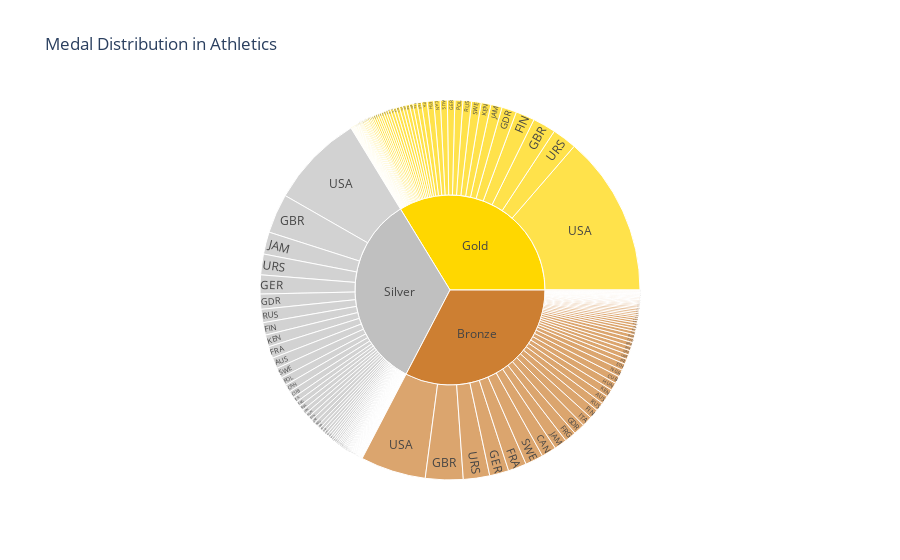
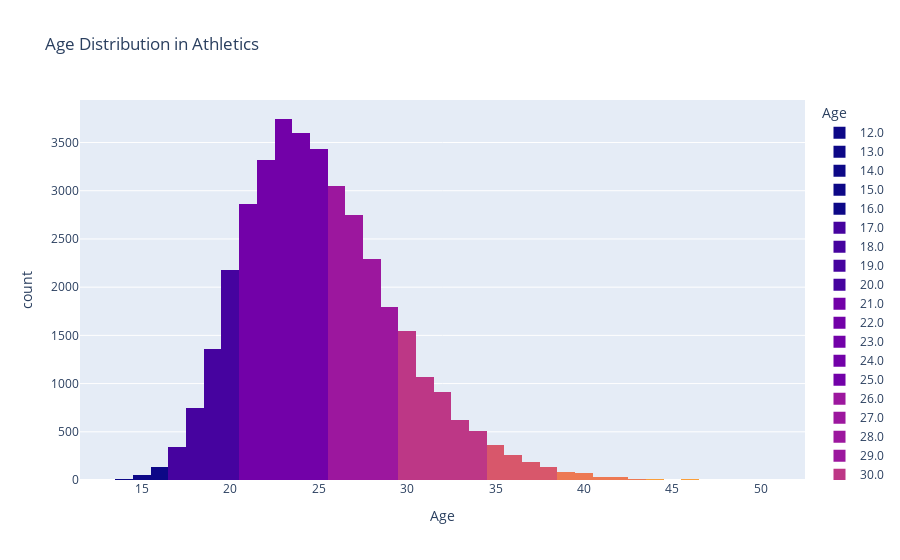
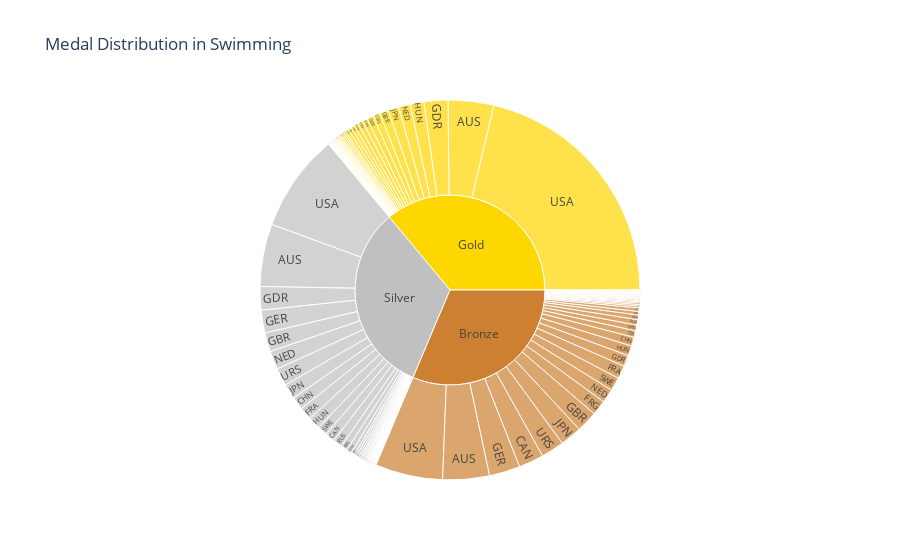
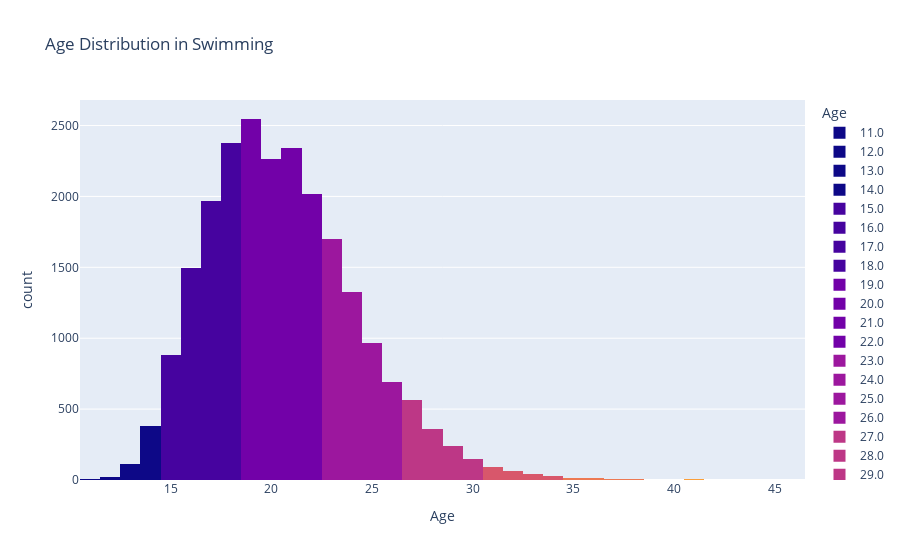

The notebook cell these images were saved under, in order:
### Code cell
sport_data = data_athletes[data_athletes['Sport'].isin(choosen_sports)]

def visualize_medal_distribution(sport, data):
    # Filter data for the selected sport and valid medals
    sport_medals = data[(data['Sport'] == sport) & data['Medal'].notnull()]

    # Group by Medal and NOC, then count the number of medals
    medal_counts = sport_medals.groupby(['Medal', 'NOC']).size().reset_index(name='Counts')
    # Define a custom color scale
    medal_color_scale = {'Gold': 'gold', 'Silver': 'silver', 'Bronze': '#cd7f32'}
    # Create a sunburst chart
    medal_count_fig = px.sunburst(
        medal_counts, 
        path=['Medal', 'NOC'],  # Hierarchical levels: Medal type, then NOC
        values='Counts',        # Size of each segment
        color='Medal',            # Color by NOC
        color_discrete_map=medal_color_scale,
        title=f"Medal Distribution in {sport}"
    )
    return medal_count_fig
# Function for age distribution
def visualize_age_distribution(sport, data):
    sport_ages = data[data['Sport'] == sport]['Age'].dropna().sort_values()
    max_age = sport_ages.max()
    min_age = sport_ages.min()

    # Create a custom color map for ages
    unique_ages = sport_ages.unique()
    color_scale = px.colors.sequential.Plasma
    age_colors = {age: color_scale[int((age - min_age) / (max_age - min_age) * (len(color_scale) - 1))] for age in unique_ages}

    # Represent each age with a unique color and bin
    age_histogram_fig = px.histogram(
        sport_ages, x='Age',
        nbins=int(max_age - min_age + 1),  # Set bins for each age
        color='Age',
        color_discrete_map=age_colors,
        labels={'value':'Number of Athletes', 'Age':'Age'},
        title=f'Age Distribution in {sport}'
    )

    return age_histogram_fig



# Create and display graphs for 'Athletics'
medal_distribution_fig = visualize_medal_distribution('Athletics', sport_data)
age_distribution_fig = visualize_age_distribution('Athletics', sport_data)
medal_distribution_fig.show()
age_distribution_fig.show()

# Create and display graphs for 'Swimming'
medal_distribution_fig = visualize_medal_distribution('Swimming', sport_data)
age_distribution_fig = visualize_age_distribution('Swimming', sport_data)
medal_distribution_fig.show()
age_distribution_fig.show()

# Create and display graphs for 'Gymnastics'
medal_distribution_fig = visualize_medal_distribution('Gymnastics', sport_data)
age_distribution_fig = visualize_age_distribution('Gymnastics', sport_data)
medal_distribution_fig.show()
age_distribution_fig.show()

### Figure 1 — Plotly figure (JSON) as saved in the notebook; plotly's stock layout.template omitted (floating-point values rounded to 4 significant figures; data arrays with more than 128 entries replaced by an {"elided": "..."} marker saying what was removed)
{"data": [{"branchvalues": "total", "customdata": {"elided": "224x1 str values"}, "domain": {"x": [0, 1], "y": [0, 1]}, "hovertemplate": "labels=%{label}<br>Counts=%{value}<br>parent=%{parent}<br>id=%{id}<br>Medal=%{customdata[0]}<extra></extra>", "ids": {"elided": "224 str values"}, "labels": {"elided": "224 str values"}, "marker": {"colors": {"elided": "224 str values"}}, "name": "", "parents": {"elided": "224 str values"}, "type": "sunburst", "values": {"elided": "224 int values"}}], "layout": {"legend": {"tracegroupgap": 0}, "title": {"text": "Medal Distribution in Athletics"}}}

### Figure 2 — Plotly figure (JSON) as saved in the notebook; plotly's stock layout.template omitted (floating-point values rounded to 4 significant figures; data arrays with more than 128 entries replaced by an {"elided": "..."} marker saying what was removed)
{"data": [{"alignmentgroup": "True", "bingroup": "x", "hovertemplate": "Age=%{x}<br>count=%{y}<extra></extra>", "legendgroup": "12.0", "marker": {"color": "#0d0887", "pattern": {"shape": ""}}, "name": "12.0", "nbinsx": 41, "offsetgroup": "12.0", "orientation": "v", "showlegend": true, "type": "histogram", "x": [12, 12], "xaxis": "x", "yaxis": "y"}, {"alignmentgroup": "True", "bingroup": "x", "hovertemplate": "Age=%{x}<br>count=%{y}<extra></extra>", "legendgroup": "13.0", "marker": {"color": "#0d0887", "pattern": {"shape": ""}}, "name": "13.0", "nbinsx": 41, "offsetgroup": "13.0", "orientation": "v", "showlegend": true, "type": "histogram", "x": [13, 13], "xaxis": "x", "yaxis": "y"}, {"alignmentgroup": "True", "bingroup": "x", "hovertemplate": "Age=%{x}<br>count=%{y}<extra></extra>", "legendgroup": "14.0", "marker": {"color": "#0d0887", "pattern": {"shape": ""}}, "name": "14.0", "nbinsx": 41, "offsetgroup": "14.0", "orientation": "v", "showlegend": true, "type": "histogram", "x": [14, 14, 14, 14, 14, 14], "xaxis": "x", "yaxis": "y"}, {"alignmentgroup": "True", "bingroup": "x", "hovertemplate": "Age=%{x}<br>count=%{y}<extra></extra>", "legendgroup": "15.0", "marker": {"color": "#0d0887", "pattern": {"shape": ""}}, "name": "15.0", "nbinsx": 41, "offsetgroup": "15.0", "orientation": "v", "showlegend": true, "type": "histogram", "x": [15, 15, 15, 15, 15, 15, 15, 15, 15, 15, 15, 15, 15, 15, 15, 15, 15, 15, 15, 15, 15, 15, 15, 15, 15, 15, 15, 15, 15, 15, 15, 15, 15, 15, 15, 15, 15, 15, 15, 15, 15, 15, 15, 15, 15, 15, 15, 15, 15], "xaxis": "x", "yaxis": "y"}, {"alignmentgroup": "True", "bingroup": "x", "hovertemplate": "Age=%{x}<br>count=%{y}<extra></extra>", "legendgroup": "16.0", "marker": {"color": "#0d0887", "pattern": {"shape": ""}}, "name": "16.0", "nbinsx": 41, "offsetgroup": "16.0", "orientation": "v", "showlegend": true, "type": "histogram", "x": {"elided": "137 int values"}, "xaxis": "x", "yaxis": "y"}, {"alignmentgroup": "True", "bingroup": "x", "hovertemplate": "Age=%{x}<br>count=%{y}<extra></extra>", "legendgroup": "17.0", "marker": {"color": "#46039f", "pattern": {"shape": ""}}, "name": "17.0", "nbinsx": 41, "offsetgroup": "17.0", "orientation": "v", "showlegend": true, "type": "histogram", "x": {"elided": "346 int values"}, "xaxis": "x", "yaxis": "y"}, {"alignmentgroup": "True", "bingroup": "x", "hovertemplate": "Age=%{x}<br>count=%{y}<extra></extra>", "legendgroup": "18.0", "marker": {"color": "#46039f", "pattern": {"shape": ""}}, "name": "18.0", "nbinsx": 41, "offsetgroup": "18.0", "orientation": "v", "showlegend": true, "type": "histogram", "x": {"elided": "743 int values"}, "xaxis": "x", "yaxis": "y"}, {"alignmentgroup": "True", "bingroup": "x", "hovertemplate": "Age=%{x}<br>count=%{y}<extra></extra>", "legendgroup": "19.0", "marker": {"color": "#46039f", "pattern": {"shape": ""}}, "name": "19.0", "nbinsx": 41, "offsetgroup": "19.0", "orientation": "v", "showlegend": true, "type": "histogram", "x": {"elided": "1354 int values"}, "xaxis": "x", "yaxis": "y"}, {"alignmentgroup": "True", "bingroup": "x", "hovertemplate": "Age=%{x}<br>count=%{y}<extra></extra>", "legendgroup": "20.0", "marker": {"color": "#46039f", "pattern": {"shape": ""}}, "name": "20.0", "nbinsx": 41, "offsetgroup": "20.0", "orientation": "v", "showlegend": true, "type": "histogram", "x": {"elided": "2177 int values"}, "xaxis": "x", "yaxis": "y"}, {"alignmentgroup": "True", "bingroup": "x", "hovertemplate": "Age=%{x}<br>count=%{y}<extra></extra>", "legendgroup": "21.0", "marker": {"color": "#7201a8", "pattern": {"shape": ""}}, "name": "21.0", "nbinsx": 41, "offsetgroup": "21.0", "orientation": "v", "showlegend": true, "type": "histogram", "x": {"elided": "2866 int values"}, "xaxis": "x", "yaxis": "y"}, {"alignmentgroup": "True", "bingroup": "x", "hovertemplate": "Age=%{x}<br>count=%{y}<extra></extra>", "legendgroup": "22.0", "marker": {"color": "#7201a8", "pattern": {"shape": ""}}, "name": "22.0", "nbinsx": 41, "offsetgroup": "22.0", "orientation": "v", "showlegend": true, "type": "histogram", "x": {"elided": "3317 int values"}, "xaxis": "x", "yaxis": "y"}, {"alignmentgroup": "True", "bingroup": "x", "hovertemplate": "Age=%{x}<br>count=%{y}<extra></extra>", "legendgroup": "23.0", "marker": {"color": "#7201a8", "pattern": {"shape": ""}}, "name": "23.0", "nbinsx": 41, "offsetgroup": "23.0", "orientation": "v", "showlegend": true, "type": "histogram", "x": {"elided": "3744 int values"}, "xaxis": "x", "yaxis": "y"}, {"alignmentgroup": "True", "bingroup": "x", "hovertemplate": "Age=%{x}<br>count=%{y}<extra></extra>", "legendgroup": "24.0", "marker": {"color": "#7201a8", "pattern": {"shape": ""}}, "name": "24.0", "nbinsx": 41, "offsetgroup": "24.0", "orientation": "v", "showlegend": true, "type": "histogram", "x": {"elided": "3597 int values"}, "xaxis": "x", "yaxis": "y"}, {"alignmentgroup": "True", "bingroup": "x", "hovertemplate": "Age=%{x}<br>count=%{y}<extra></extra>", "legendgroup": "25.0", "marker": {"color": "#7201a8", "pattern": {"shape": ""}}, "name": "25.0", "nbinsx": 41, "offsetgroup": "25.0", "orientation": "v", "showlegend": true, "type": "histogram", "x": {"elided": "3431 int values"}, "xaxis": "x", "yaxis": "y"}, {"alignmentgroup": "True", "bingroup": "x", "hovertemplate": "Age=%{x}<br>count=%{y}<extra></extra>", "legendgroup": "26.0", "marker": {"color": "#9c179e", "pattern": {"shape": ""}}, "name": "26.0", "nbinsx": 41, "offsetgroup": "26.0", "orientation": "v", "showlegend": true, "type": "histogram", "x": {"elided": "3045 int values"}, "xaxis": "x", "yaxis": "y"}, {"alignmentgroup": "True", "bingroup": "x", "hovertemplate": "Age=%{x}<br>count=%{y}<extra></extra>", "legendgroup": "27.0", "marker": {"color": "#9c179e", "pattern": {"shape": ""}}, "name": "27.0", "nbinsx": 41, "offsetgroup": "27.0", "orientation": "v", "showlegend": true, "type": "histogram", "x": {"elided": "2747 int values"}, "xaxis": "x", "yaxis": "y"}, {"alignmentgroup": "True", "bingroup": "x", "hovertemplate": "Age=%{x}<br>count=%{y}<extra></extra>", "legendgroup": "28.0", "marker": {"color": "#9c179e", "pattern": {"shape": ""}}, "name": "28.0", "nbinsx": 41, "offsetgroup": "28.0", "orientation": "v", "showlegend": true, "type": "histogram", "x": {"elided": "2288 int values"}, "xaxis": "x", "yaxis": "y"}, {"alignmentgroup": "True", "bingroup": "x", "hovertemplate": "Age=%{x}<br>count=%{y}<extra></extra>", "legendgroup": "29.0", "marker": {"color": "#9c179e", "pattern": {"shape": ""}}, "name": "29.0", "nbinsx": 41, "offsetgroup": "29.0", "orientation": "v", "showlegend": true, "type": "histogram", "x": {"elided": "1795 int values"}, "xaxis": "x", "yaxis": "y"}, {"alignmentgroup": "True", "bingroup": "x", "hovertemplate": "Age=%{x}<br>count=%{y}<extra></extra>", "legendgroup": "30.0", "marker": {"color": "#bd3786", "pattern": {"shape": ""}}, "name": "30.0", "nbinsx": 41, "offsetgroup": "30.0", "orientation": "v", "showlegend": true, "type": "histogram", "x": {"elided": "1545 int values"}, "xaxis": "x", "yaxis": "y"}, {"alignmentgroup": "True", "bingroup": "x", "hovertemplate": "Age=%{x}<br>count=%{y}<extra></extra>", "legendgroup": "31.0", "marker": {"color": "#bd3786", "pattern": {"shape": ""}}, "name": "31.0", "nbinsx": 41, "offsetgroup": "31.0", "orientation": "v", "showlegend": true, "type": "histogram", "x": {"elided": "1067 int values"}, "xaxis": "x", "yaxis": "y"}, {"alignmentgroup": "True", "bingroup": "x", "hovertemplate": "Age=%{x}<br>count=%{y}<extra></extra>", "legendgroup": "32.0", "marker": {"color": "#bd3786", "pattern": {"shape": ""}}, "name": "32.0", "nbinsx": 41, "offsetgroup": "32.0", "orientation": "v", "showlegend": true, "type": "histogram", "x": {"elided": "915 int values"}, "xaxis": "x", "yaxis": "y"}, {"alignmentgroup": "True", "bingroup": "x", "hovertemplate": "Age=%{x}<br>count=%{y}<extra></extra>", "legendgroup": "33.0", "marker": {"color": "#bd3786", "pattern": {"shape": ""}}, "name": "33.0", "nbinsx": 41, "offsetgroup": "33.0", "orientation": "v", "showlegend": true, "type": "histogram", "x": {"elided": "620 int values"}, "xaxis": "x", "yaxis": "y"}, {"alignmentgroup": "True", "bingroup": "x", "hovertemplate": "Age=%{x}<br>count=%{y}<extra></extra>", "legendgroup": "34.0", "marker": {"color": "#bd3786", "pattern": {"shape": ""}}, "name": "34.0", "nbinsx": 41, "offsetgroup": "34.0", "orientation": "v", "showlegend": true, "type": "histogram", "x": {"elided": "504 int values"}, "xaxis": "x", "yaxis": "y"}, {"alignmentgroup": "True", "bingroup": "x", "hovertemplate": "Age=%{x}<br>count=%{y}<extra></extra>", "legendgroup": "35.0", "marker": {"color": "#d8576b", "pattern": {"shape": ""}}, "name": "35.0", "nbinsx": 41, "offsetgroup": "35.0", "orientation": "v", "showlegend": true, "type": "histogram", "x": {"elided": "362 int values"}, "xaxis": "x", "yaxis": "y"}, {"alignmentgroup": "True", "bingroup": "x", "hovertemplate": "Age=%{x}<br>count=%{y}<extra></extra>", "legendgroup": "36.0", "marker": {"color": "#d8576b", "pattern": {"shape": ""}}, "name": "36.0", "nbinsx": 41, "offsetgroup": "36.0", "orientation": "v", "showlegend": true, "type": "histogram", "x": {"elided": "258 int values"}, "xaxis": "x", "yaxis": "y"}, {"alignmentgroup": "True", "bingroup": "x", "hovertemplate": "Age=%{x}<br>count=%{y}<extra></extra>", "legendgroup": "37.0", "marker": {"color": "#d8576b", "pattern": {"shape": ""}}, "name": "37.0", "nbinsx": 41, "offsetgroup": "37.0", "orientation": "v", "showlegend": true, "type": "histogram", "x": {"elided": "182 int values"}, "xaxis": "x", "yaxis": "y"}, {"alignmentgroup": "True", "bingroup": "x", "hovertemplate": "Age=%{x}<br>count=%{y}<extra></extra>", "legendgroup": "38.0", "marker": {"color": "#d8576b", "pattern": {"shape": ""}}, "name": "38.0", "nbinsx": 41, "offsetgroup": "38.0", "orientation": "v", "showlegend": true, "type": "histogram", "x": {"elided": "137 int values"}, "xaxis": "x", "yaxis": "y"}, {"alignmentgroup": "True", "bingroup": "x", "hovertemplate": "Age=%{x}<br>count=%{y}<extra></extra>", "legendgroup": "39.0", "marker": {"color": "#ed7953", "pattern": {"shape": ""}}, "name": "39.0", "nbinsx": 41, "offsetgroup": "39.0", "orientation": "v", "showlegend": true, "type": "histogram", "x": [39, 39, 39, 39, 39, 39, 39, 39, 39, 39, 39, 39, 39, 39, 39, 39, 39, 39, 39, 39, 39, 39, 39, 39, 39, 39, 39, 39, 39, 39, 39, 39, 39, 39, 39, 39, 39, 39, 39, 39, 39, 39, 39, 39, 39, 39, 39, 39, 39, 39, 39, 39, 39, 39, 39, 39, 39, 39, 39, 39, 39, 39, 39, 39, 39, 39, 39, 39, 39, 39, 39, 39, 39, 39, 39, 39, 39, 39, 39, 39, 39, 39, 39, 39], "xaxis": "x", "yaxis": "y"}, {"alignmentgroup": "True", "bingroup": "x", "hovertemplate": "Age=%{x}<br>count=%{y}<extra></extra>", "legendgroup": "40.0", "marker": {"color": "#ed7953", "pattern": {"shape": ""}}, "name": "40.0", "nbinsx": 41, "offsetgroup": "40.0", "orientation": "v", "showlegend": true, "type": "histogram", "x": [40, 40, 40, 40, 40, 40, 40, 40, 40, 40, 40, 40, 40, 40, 40, 40, 40, 40, 40, 40, 40, 40, 40, 40, 40, 40, 40, 40, 40, 40, 40, 40, 40, 40, 40, 40, 40, 40, 40, 40, 40, 40, 40, 40, 40, 40, 40, 40, 40, 40, 40, 40, 40, 40, 40, 40, 40, 40, 40, 40, 40, 40, 40, 40, 40, 40, 40, 40, 40, 40, 40, 40], "xaxis": "x", "yaxis": "y"}, {"alignmentgroup": "True", "bingroup": "x", "hovertemplate": "Age=%{x}<br>count=%{y}<extra></extra>", "legendgroup": "41.0", "marker": {"color": "#ed7953", "pattern": {"shape": ""}}, "name": "41.0", "nbinsx": 41, "offsetgroup": "41.0", "orientation": "v", "showlegend": true, "type": "histogram", "x": [41, 41, 41, 41, 41, 41, 41, 41, 41, 41, 41, 41, 41, 41, 41, 41, 41, 41, 41, 41, 41, 41, 41, 41, 41, 41, 41, 41, 41, 41, 41, 41, 41, 41, 41], "xaxis": "x", "yaxis": "y"}, {"alignmentgroup": "True", "bingroup": "x", "hovertemplate": "Age=%{x}<br>count=%{y}<extra></extra>", "legendgroup": "42.0", "marker": {"color": "#ed7953", "pattern": {"shape": ""}}, "name": "42.0", "nbinsx": 41, "offsetgroup": "42.0", "orientation": "v", "showlegend": true, "type": "histogram", "x": [42, 42, 42, 42, 42, 42, 42, 42, 42, 42, 42, 42, 42, 42, 42, 42, 42, 42, 42, 42, 42, 42, 42, 42, 42, 42, 42, 42, 42], "xaxis": "x", "yaxis": "y"}, {"alignmentgroup": "True", "bingroup": "x", "hovertemplate": "Age=%{x}<br>count=%{y}<extra></extra>", "legendgroup": "43.0", "marker": {"color": "#ed7953", "pattern": {"shape": ""}}, "name": "43.0", "nbinsx": 41, "offsetgroup": "43.0", "orientation": "v", "showlegend": true, "type": "histogram", "x": [43, 43, 43, 43, 43, 43, 43, 43, 43, 43, 43, 43, 43, 43], "xaxis": "x", "yaxis": "y"}, {"alignmentgroup": "True", "bingroup": "x", "hovertemplate": "Age=%{x}<br>count=%{y}<extra></extra>", "legendgroup": "44.0", "marker": {"color": "#fb9f3a", "pattern": {"shape": ""}}, "name": "44.0", "nbinsx": 41, "offsetgroup": "44.0", "orientation": "v", "showlegend": true, "type": "histogram", "x": [44, 44, 44, 44, 44, 44, 44, 44, 44, 44, 44, 44, 44, 44], "xaxis": "x", "yaxis": "y"}, {"alignmentgroup": "True", "bingroup": "x", "hovertemplate": "Age=%{x}<br>count=%{y}<extra></extra>", "legendgroup": "45.0", "marker": {"color": "#fb9f3a", "pattern": {"shape": ""}}, "name": "45.0", "nbinsx": 41, "offsetgroup": "45.0", "orientation": "v", "showlegend": true, "type": "histogram", "x": [45, 45, 45, 45, 45], "xaxis": "x", "yaxis": "y"}, {"alignmentgroup": "True", "bingroup": "x", "hovertemplate": "Age=%{x}<br>count=%{y}<extra></extra>", "legendgroup": "46.0", "marker": {"color": "#fb9f3a", "pattern": {"shape": ""}}, "name": "46.0", "nbinsx": 41, "offsetgroup": "46.0", "orientation": "v", "showlegend": true, "type": "histogram", "x": [46, 46, 46, 46, 46, 46, 46, 46], "xaxis": "x", "yaxis": "y"}, {"alignmentgroup": "True", "bingroup": "x", "hovertemplate": "Age=%{x}<br>count=%{y}<extra></extra>", "legendgroup": "47.0", "marker": {"color": "#fb9f3a", "pattern": {"shape": ""}}, "name": "47.0", "nbinsx": 41, "offsetgroup": "47.0", "orientation": "v", "showlegend": true, "type": "histogram", "x": [47, 47], "xaxis": "x", "yaxis": "y"}, {"alignmentgroup": "True", "bingroup": "x", "hovertemplate": "Age=%{x}<br>count=%{y}<extra></extra>", "legendgroup": "48.0", "marker": {"color": "#fdca26", "pattern": {"shape": ""}}, "name": "48.0", "nbinsx": 41, "offsetgroup": "48.0", "orientation": "v", "showlegend": true, "type": "histogram", "x": [48, 48, 48, 48, 48], "xaxis": "x", "yaxis": "y"}, {"alignmentgroup": "True", "bingroup": "x", "hovertemplate": "Age=%{x}<br>count=%{y}<extra></extra>", "legendgroup": "49.0", "marker": {"color": "#fdca26", "pattern": {"shape": ""}}, "name": "49.0", "nbinsx": 41, "offsetgroup": "49.0", "orientation": "v", "showlegend": true, "type": "histogram", "x": [49], "xaxis": "x", "yaxis": "y"}, {"alignmentgroup": "True", "bingroup": "x", "hovertemplate": "Age=%{x}<br>count=%{y}<extra></extra>", "legendgroup": "50.0", "marker": {"color": "#fdca26", "pattern": {"shape": ""}}, "name": "50.0", "nbinsx": 41, "offsetgroup": "50.0", "orientation": "v", "showlegend": true, "type": "histogram", "x": [50], "xaxis": "x", "yaxis": "y"}, {"alignmentgroup": "True", "bingroup": "x", "hovertemplate": "Age=%{x}<br>count=%{y}<extra></extra>", "legendgroup": "52.0", "marker": {"color": "#f0f921", "pattern": {"shape": ""}}, "name": "52.0", "nbinsx": 41, "offsetgroup": "52.0", "orientation": "v", "showlegend": true, "type": "histogram", "x": [52], "xaxis": "x", "yaxis": "y"}], "layout": {"barmode": "relative", "legend": {"title": {"text": "Age"}, "tracegroupgap": 0}, "title": {"text": "Age Distribution in Athletics"}, "xaxis": {"anchor": "y", "categoryarray": [12, 13, 14, 15, 16, 17, 18, 19, 20, 21, 22, 23, 24, 25, 26, 27, 28, 29, 30, 31, 32, 33, 34, 35, 36, 37, 38, 39, 40, 41, 42, 43, 44, 45, 46, 47, 48, 49, 50, 52], "categoryorder": "array", "domain": [0, 1], "title": {"text": "Age"}}, "yaxis": {"anchor": "x", "domain": [0, 1], "title": {"text": "count"}}}}

### Figure 3 — Plotly figure (JSON) as saved in the notebook; plotly's stock layout.template omitted (floating-point values rounded to 4 significant figures; data arrays with more than 128 entries replaced by an {"elided": "..."} marker saying what was removed)
{"data": [{"branchvalues": "total", "customdata": {"elided": "133x1 str values"}, "domain": {"x": [0, 1], "y": [0, 1]}, "hovertemplate": "labels=%{label}<br>Counts=%{value}<br>parent=%{parent}<br>id=%{id}<br>Medal=%{customdata[0]}<extra></extra>", "ids": {"elided": "133 str values"}, "labels": {"elided": "133 str values"}, "marker": {"colors": {"elided": "133 str values"}}, "name": "", "parents": {"elided": "133 str values"}, "type": "sunburst", "values": {"elided": "133 int values"}}], "layout": {"legend": {"tracegroupgap": 0}, "title": {"text": "Medal Distribution in Swimming"}}}

### Figure 4 — Plotly figure (JSON) as saved in the notebook; plotly's stock layout.template omitted (floating-point values rounded to 4 significant figures; data arrays with more than 128 entries replaced by an {"elided": "..."} marker saying what was removed)
{"data": [{"alignmentgroup": "True", "bingroup": "x", "hovertemplate": "Age=%{x}<br>count=%{y}<extra></extra>", "legendgroup": "11.0", "marker": {"color": "#0d0887", "pattern": {"shape": ""}}, "name": "11.0", "nbinsx": 36, "offsetgroup": "11.0", "orientation": "v", "showlegend": true, "type": "histogram", "x": [11, 11, 11, 11], "xaxis": "x", "yaxis": "y"}, {"alignmentgroup": "True", "bingroup": "x", "hovertemplate": "Age=%{x}<br>count=%{y}<extra></extra>", "legendgroup": "12.0", "marker": {"color": "#0d0887", "pattern": {"shape": ""}}, "name": "12.0", "nbinsx": 36, "offsetgroup": "12.0", "orientation": "v", "showlegend": true, "type": "histogram", "x": [12, 12, 12, 12, 12, 12, 12, 12, 12, 12, 12, 12, 12, 12, 12, 12, 12, 12, 12, 12, 12], "xaxis": "x", "yaxis": "y"}, {"alignmentgroup": "True", "bingroup": "x", "hovertemplate": "Age=%{x}<br>count=%{y}<extra></extra>", "legendgroup": "13.0", "marker": {"color": "#0d0887", "pattern": {"shape": ""}}, "name": "13.0", "nbinsx": 36, "offsetgroup": "13.0", "orientation": "v", "showlegend": true, "type": "histogram", "x": [13, 13, 13, 13, 13, 13, 13, 13, 13, 13, 13, 13, 13, 13, 13, 13, 13, 13, 13, 13, 13, 13, 13, 13, 13, 13, 13, 13, 13, 13, 13, 13, 13, 13, 13, 13, 13, 13, 13, 13, 13, 13, 13, 13, 13, 13, 13, 13, 13, 13, 13, 13, 13, 13, 13, 13, 13, 13, 13, 13, 13, 13, 13, 13, 13, 13, 13, 13, 13, 13, 13, 13, 13, 13, 13, 13, 13, 13, 13, 13, 13, 13, 13, 13, 13, 13, 13, 13, 13, 13, 13, 13, 13, 13, 13, 13, 13, 13, 13, 13, 13, 13, 13, 13, 13, 13, 13, 13, 13, 13], "xaxis": "x", "yaxis": "y"}, {"alignmentgroup": "True", "bingroup": "x", "hovertemplate": "Age=%{x}<br>count=%{y}<extra></extra>", "legendgroup": "14.0", "marker": {"color": "#0d0887", "pattern": {"shape": ""}}, "name": "14.0", "nbinsx": 36, "offsetgroup": "14.0", "orientation": "v", "showlegend": true, "type": "histogram", "x": {"elided": "384 int values"}, "xaxis": "x", "yaxis": "y"}, {"alignmentgroup": "True", "bingroup": "x", "hovertemplate": "Age=%{x}<br>count=%{y}<extra></extra>", "legendgroup": "15.0", "marker": {"color": "#46039f", "pattern": {"shape": ""}}, "name": "15.0", "nbinsx": 36, "offsetgroup": "15.0", "orientation": "v", "showlegend": true, "type": "histogram", "x": {"elided": "882 int values"}, "xaxis": "x", "yaxis": "y"}, {"alignmentgroup": "True", "bingroup": "x", "hovertemplate": "Age=%{x}<br>count=%{y}<extra></extra>", "legendgroup": "16.0", "marker": {"color": "#46039f", "pattern": {"shape": ""}}, "name": "16.0", "nbinsx": 36, "offsetgroup": "16.0", "orientation": "v", "showlegend": true, "type": "histogram", "x": {"elided": "1497 int values"}, "xaxis": "x", "yaxis": "y"}, {"alignmentgroup": "True", "bingroup": "x", "hovertemplate": "Age=%{x}<br>count=%{y}<extra></extra>", "legendgroup": "17.0", "marker": {"color": "#46039f", "pattern": {"shape": ""}}, "name": "17.0", "nbinsx": 36, "offsetgroup": "17.0", "orientation": "v", "showlegend": true, "type": "histogram", "x": {"elided": "1965 int values"}, "xaxis": "x", "yaxis": "y"}, {"alignmentgroup": "True", "bingroup": "x", "hovertemplate": "Age=%{x}<br>count=%{y}<extra></extra>", "legendgroup": "18.0", "marker": {"color": "#46039f", "pattern": {"shape": ""}}, "name": "18.0", "nbinsx": 36, "offsetgroup": "18.0", "orientation": "v", "showlegend": true, "type": "histogram", "x": {"elided": "2377 int values"}, "xaxis": "x", "yaxis": "y"}, {"alignmentgroup": "True", "bingroup": "x", "hovertemplate": "Age=%{x}<br>count=%{y}<extra></extra>", "legendgroup": "19.0", "marker": {"color": "#7201a8", "pattern": {"shape": ""}}, "name": "19.0", "nbinsx": 36, "offsetgroup": "19.0", "orientation": "v", "showlegend": true, "type": "histogram", "x": {"elided": "2546 int values"}, "xaxis": "x", "yaxis": "y"}, {"alignmentgroup": "True", "bingroup": "x", "hovertemplate": "Age=%{x}<br>count=%{y}<extra></extra>", "legendgroup": "20.0", "marker": {"color": "#7201a8", "pattern": {"shape": ""}}, "name": "20.0", "nbinsx": 36, "offsetgroup": "20.0", "orientation": "v", "showlegend": true, "type": "histogram", "x": {"elided": "2261 int values"}, "xaxis": "x", "yaxis": "y"}, {"alignmentgroup": "True", "bingroup": "x", "hovertemplate": "Age=%{x}<br>count=%{y}<extra></extra>", "legendgroup": "21.0", "marker": {"color": "#7201a8", "pattern": {"shape": ""}}, "name": "21.0", "nbinsx": 36, "offsetgroup": "21.0", "orientation": "v", "showlegend": true, "type": "histogram", "x": {"elided": "2345 int values"}, "xaxis": "x", "yaxis": "y"}, {"alignmentgroup": "True", "bingroup": "x", "hovertemplate": "Age=%{x}<br>count=%{y}<extra></extra>", "legendgroup": "22.0", "marker": {"color": "#7201a8", "pattern": {"shape": ""}}, "name": "22.0", "nbinsx": 36, "offsetgroup": "22.0", "orientation": "v", "showlegend": true, "type": "histogram", "x": {"elided": "2015 int values"}, "xaxis": "x", "yaxis": "y"}, {"alignmentgroup": "True", "bingroup": "x", "hovertemplate": "Age=%{x}<br>count=%{y}<extra></extra>", "legendgroup": "23.0", "marker": {"color": "#9c179e", "pattern": {"shape": ""}}, "name": "23.0", "nbinsx": 36, "offsetgroup": "23.0", "orientation": "v", "showlegend": true, "type": "histogram", "x": {"elided": "1698 int values"}, "xaxis": "x", "yaxis": "y"}, {"alignmentgroup": "True", "bingroup": "x", "hovertemplate": "Age=%{x}<br>count=%{y}<extra></extra>", "legendgroup": "24.0", "marker": {"color": "#9c179e", "pattern": {"shape": ""}}, "name": "24.0", "nbinsx": 36, "offsetgroup": "24.0", "orientation": "v", "showlegend": true, "type": "histogram", "x": {"elided": "1326 int values"}, "xaxis": "x", "yaxis": "y"}, {"alignmentgroup": "True", "bingroup": "x", "hovertemplate": "Age=%{x}<br>count=%{y}<extra></extra>", "legendgroup": "25.0", "marker": {"color": "#9c179e", "pattern": {"shape": ""}}, "name": "25.0", "nbinsx": 36, "offsetgroup": "25.0", "orientation": "v", "showlegend": true, "type": "histogram", "x": {"elided": "965 int values"}, "xaxis": "x", "yaxis": "y"}, {"alignmentgroup": "True", "bingroup": "x", "hovertemplate": "Age=%{x}<br>count=%{y}<extra></extra>", "legendgroup": "26.0", "marker": {"color": "#9c179e", "pattern": {"shape": ""}}, "name": "26.0", "nbinsx": 36, "offsetgroup": "26.0", "orientation": "v", "showlegend": true, "type": "histogram", "x": {"elided": "691 int values"}, "xaxis": "x", "yaxis": "y"}, {"alignmentgroup": "True", "bingroup": "x", "hovertemplate": "Age=%{x}<br>count=%{y}<extra></extra>", "legendgroup": "27.0", "marker": {"color": "#bd3786", "pattern": {"shape": ""}}, "name": "27.0", "nbinsx": 36, "offsetgroup": "27.0", "orientation": "v", "showlegend": true, "type": "histogram", "x": {"elided": "561 int values"}, "xaxis": "x", "yaxis": "y"}, {"alignmentgroup": "True", "bingroup": "x", "hovertemplate": "Age=%{x}<br>count=%{y}<extra></extra>", "legendgroup": "28.0", "marker": {"color": "#bd3786", "pattern": {"shape": ""}}, "name": "28.0", "nbinsx": 36, "offsetgroup": "28.0", "orientation": "v", "showlegend": true, "type": "histogram", "x": {"elided": "361 int values"}, "xaxis": "x", "yaxis": "y"}, {"alignmentgroup": "True", "bingroup": "x", "hovertemplate": "Age=%{x}<br>count=%{y}<extra></extra>", "legendgroup": "29.0", "marker": {"color": "#bd3786", "pattern": {"shape": ""}}, "name": "29.0", "nbinsx": 36, "offsetgroup": "29.0", "orientation": "v", "showlegend": true, "type": "histogram", "x": {"elided": "239 int values"}, "xaxis": "x", "yaxis": "y"}, {"alignmentgroup": "True", "bingroup": "x", "hovertemplate": "Age=%{x}<br>count=%{y}<extra></extra>", "legendgroup": "30.0", "marker": {"color": "#bd3786", "pattern": {"shape": ""}}, "name": "30.0", "nbinsx": 36, "offsetgroup": "30.0", "orientation": "v", "showlegend": true, "type": "histogram", "x": {"elided": "151 int values"}, "xaxis": "x", "yaxis": "y"}, {"alignmentgroup": "True", "bingroup": "x", "hovertemplate": "Age=%{x}<br>count=%{y}<extra></extra>", "legendgroup": "31.0", "marker": {"color": "#d8576b", "pattern": {"shape": ""}}, "name": "31.0", "nbinsx": 36, "offsetgroup": "31.0", "orientation": "v", "showlegend": true, "type": "histogram", "x": [31, 31, 31, 31, 31, 31, 31, 31, 31, 31, 31, 31, 31, 31, 31, 31, 31, 31, 31, 31, 31, 31, 31, 31, 31, 31, 31, 31, 31, 31, 31, 31, 31, 31, 31, 31, 31, 31, 31, 31, 31, 31, 31, 31, 31, 31, 31, 31, 31, 31, 31, 31, 31, 31, 31, 31, 31, 31, 31, 31, 31, 31, 31, 31, 31, 31, 31, 31, 31, 31, 31, 31, 31, 31, 31, 31, 31, 31, 31, 31, 31, 31, 31, 31, 31, 31, 31, 31, 31, 31, 31], "xaxis": "x", "yaxis": "y"}, {"alignmentgroup": "True", "bingroup": "x", "hovertemplate": "Age=%{x}<br>count=%{y}<extra></extra>", "legendgroup": "32.0", "marker": {"color": "#d8576b", "pattern": {"shape": ""}}, "name": "32.0", "nbinsx": 36, "offsetgroup": "32.0", "orientation": "v", "showlegend": true, "type": "histogram", "x": [32, 32, 32, 32, 32, 32, 32, 32, 32, 32, 32, 32, 32, 32, 32, 32, 32, 32, 32, 32, 32, 32, 32, 32, 32, 32, 32, 32, 32, 32, 32, 32, 32, 32, 32, 32, 32, 32, 32, 32, 32, 32, 32, 32, 32, 32, 32, 32, 32, 32, 32, 32, 32, 32, 32, 32, 32, 32, 32, 32, 32, 32, 32, 32, 32, 32], "xaxis": "x", "yaxis": "y"}, {"alignmentgroup": "True", "bingroup": "x", "hovertemplate": "Age=%{x}<br>count=%{y}<extra></extra>", "legendgroup": "33.0", "marker": {"color": "#d8576b", "pattern": {"shape": ""}}, "name": "33.0", "nbinsx": 36, "offsetgroup": "33.0", "orientation": "v", "showlegend": true, "type": "histogram", "x": [33, 33, 33, 33, 33, 33, 33, 33, 33, 33, 33, 33, 33, 33, 33, 33, 33, 33, 33, 33, 33, 33, 33, 33, 33, 33, 33, 33, 33, 33, 33, 33, 33, 33, 33, 33, 33, 33, 33, 33], "xaxis": "x", "yaxis": "y"}, {"alignmentgroup": "True", "bingroup": "x", "hovertemplate": "Age=%{x}<br>count=%{y}<extra></extra>", "legendgroup": "34.0", "marker": {"color": "#d8576b", "pattern": {"shape": ""}}, "name": "34.0", "nbinsx": 36, "offsetgroup": "34.0", "orientation": "v", "showlegend": true, "type": "histogram", "x": [34, 34, 34, 34, 34, 34, 34, 34, 34, 34, 34, 34, 34, 34, 34, 34, 34, 34, 34, 34, 34, 34, 34, 34, 34, 34, 34], "xaxis": "x", "yaxis": "y"}, {"alignmentgroup": "True", "bingroup": "x", "hovertemplate": "Age=%{x}<br>count=%{y}<extra></extra>", "legendgroup": "35.0", "marker": {"color": "#ed7953", "pattern": {"shape": ""}}, "name": "35.0", "nbinsx": 36, "offsetgroup": "35.0", "orientation": "v", "showlegend": true, "type": "histogram", "x": [35, 35, 35, 35, 35, 35, 35, 35, 35, 35, 35, 35, 35, 35, 35, 35], "xaxis": "x", "yaxis": "y"}, {"alignmentgroup": "True", "bingroup": "x", "hovertemplate": "Age=%{x}<br>count=%{y}<extra></extra>", "legendgroup": "36.0", "marker": {"color": "#ed7953", "pattern": {"shape": ""}}, "name": "36.0", "nbinsx": 36, "offsetgroup": "36.0", "orientation": "v", "showlegend": true, "type": "histogram", "x": [36, 36, 36, 36, 36, 36, 36, 36, 36, 36, 36, 36, 36, 36], "xaxis": "x", "yaxis": "y"}, {"alignmentgroup": "True", "bingroup": "x", "hovertemplate": "Age=%{x}<br>count=%{y}<extra></extra>", "legendgroup": "37.0", "marker": {"color": "#ed7953", "pattern": {"shape": ""}}, "name": "37.0", "nbinsx": 36, "offsetgroup": "37.0", "orientation": "v", "showlegend": true, "type": "histogram", "x": [37, 37, 37, 37, 37], "xaxis": "x", "yaxis": "y"}, {"alignmentgroup": "True", "bingroup": "x", "hovertemplate": "Age=%{x}<br>count=%{y}<extra></extra>", "legendgroup": "38.0", "marker": {"color": "#ed7953", "pattern": {"shape": ""}}, "name": "38.0", "nbinsx": 36, "offsetgroup": "38.0", "orientation": "v", "showlegend": true, "type": "histogram", "x": [38, 38, 38, 38], "xaxis": "x", "yaxis": "y"}, {"alignmentgroup": "True", "bingroup": "x", "hovertemplate": "Age=%{x}<br>count=%{y}<extra></extra>", "legendgroup": "39.0", "marker": {"color": "#fb9f3a", "pattern": {"shape": ""}}, "name": "39.0", "nbinsx": 36, "offsetgroup": "39.0", "orientation": "v", "showlegend": true, "type": "histogram", "x": [39], "xaxis": "x", "yaxis": "y"}, {"alignmentgroup": "True", "bingroup": "x", "hovertemplate": "Age=%{x}<br>count=%{y}<extra></extra>", "legendgroup": "40.0", "marker": {"color": "#fb9f3a", "pattern": {"shape": ""}}, "name": "40.0", "nbinsx": 36, "offsetgroup": "40.0", "orientation": "v", "showlegend": true, "type": "histogram", "x": [40, 40, 40], "xaxis": "x", "yaxis": "y"}, {"alignmentgroup": "True", "bingroup": "x", "hovertemplate": "Age=%{x}<br>count=%{y}<extra></extra>", "legendgroup": "41.0", "marker": {"color": "#fb9f3a", "pattern": {"shape": ""}}, "name": "41.0", "nbinsx": 36, "offsetgroup": "41.0", "orientation": "v", "showlegend": true, "type": "histogram", "x": [41, 41, 41, 41], "xaxis": "x", "yaxis": "y"}, {"alignmentgroup": "True", "bingroup": "x", "hovertemplate": "Age=%{x}<br>count=%{y}<extra></extra>", "legendgroup": "46.0", "marker": {"color": "#f0f921", "pattern": {"shape": ""}}, "name": "46.0", "nbinsx": 36, "offsetgroup": "46.0", "orientation": "v", "showlegend": true, "type": "histogram", "x": [46], "xaxis": "x", "yaxis": "y"}], "layout": {"barmode": "relative", "legend": {"title": {"text": "Age"}, "tracegroupgap": 0}, "title": {"text": "Age Distribution in Swimming"}, "xaxis": {"anchor": "y", "categoryarray": [11, 12, 13, 14, 15, 16, 17, 18, 19, 20, 21, 22, 23, 24, 25, 26, 27, 28, 29, 30, 31, 32, 33, 34, 35, 36, 37, 38, 39, 40, 41, 46], "categoryorder": "array", "domain": [0, 1], "title": {"text": "Age"}}, "yaxis": {"anchor": "x", "domain": [0, 1], "title": {"text": "count"}}}}
